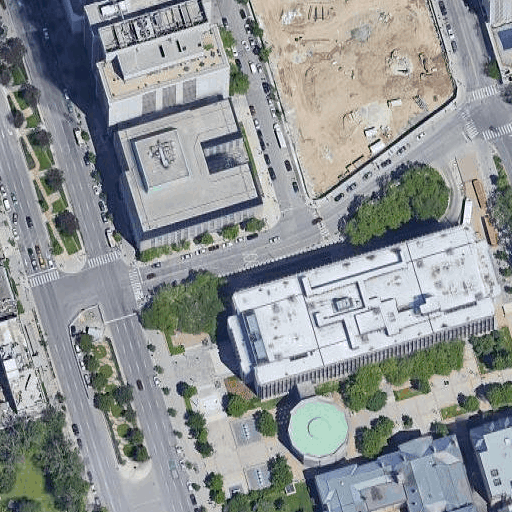
#> input picture data/images/toronto_0_0_sat.0_0.png, 512 x 512 px
$ python -i get_data.py   (imports and definitions only)   (older library calls are emulated)
#> lines starting #> are read from the running program, lines starting #| are printed output that depends on the picture; after the words box and inside, x2 and y2 are one past the last pixel; in counts of white or black regions, pixels touching at a corner belong together
import numpy as np
import cv2
import os,sys
from tqdm import tqdm
import argparse
from PIL import Image
import matplotlib.pyplot as plt
# [1 line not run here, left out]
plt.rcParams['figure.dpi'] = 300
parser = argparse.ArgumentParser()
# [8 lines not run here, left out]

# * * * * * * * * * *
# 方向注意力标签生成
# * * * * * * * * * *
# [68 lines left out: functions direction_process, batch_process, edge_extract, batch_edge_extract, not called in this run]
def draw(imgpath):
#> called with imgpath = 'images/toronto_0_0_sat.0_0.png'
    img = cv2.imread(imgpath)
#> img is the input picture: shape (512, 512, 3); mean B, G, R 148.7, 147.5, 142.9
    gray = cv2.cvtColor(img,cv2.COLOR_BGR2GRAY)
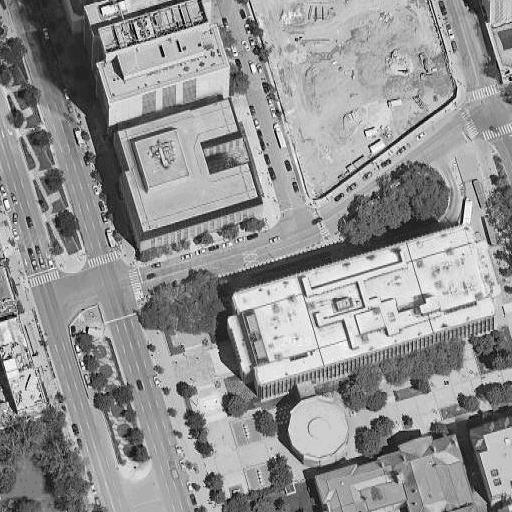
#> gray: shape (512, 512); min 2, max 254, mean 146.2
    gray = cv2.resize(gray,(512,512))
    ret, binary = cv2.threshold(gray,127,255,cv2.THRESH_BINARY)
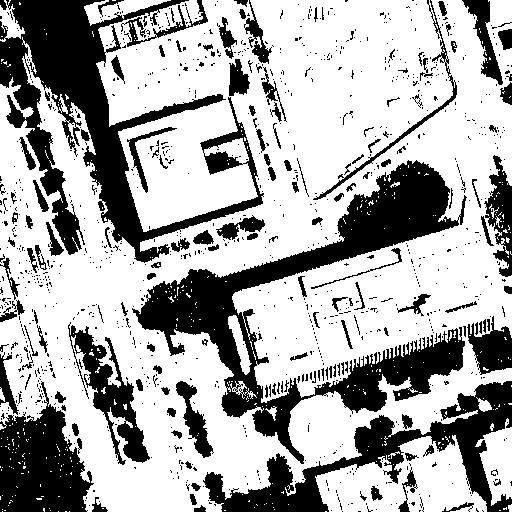
#> binary: shape (512, 512); 67.1% white; 1090 black regions (939 under 20 px)
    im2,contours, hierarchy = cv2.findContours(binary,cv2.RETR_TREE,cv2.CHAIN_APPROX_SIMPLE)
#> contours = 1861 contours, 1666 with area under 20; largest, box (x1, y1, x2, y2) and area: (0, 0, 512, 512) 202198, (131, 159, 466, 465) 25723, (315, 435, 487, 512) 7850, (67, 323, 151, 466) 3990, (475, 418, 512, 506) 1746
    cv2.drawContours(im2,contours,-1,(200,200,200),1)
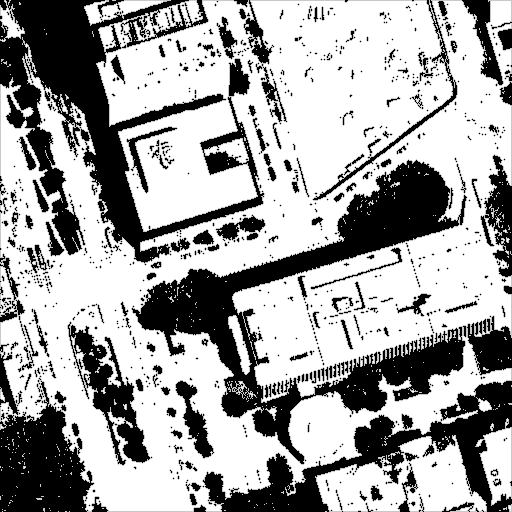
#> im2: shape (512, 512); 10% of pixels changed, all inside (x1, y1, x2, y2) = (0, 0, 512, 512)
    cv2.imwrite(imgpath,im2)
# [9 lines left out: function batch_draw, not called in this run]
# batch_edge_extract('/data/lxg/road/roadtracer/labels_pixel','/data/lxg/road/roadtracer/labels_edge')
# batch_draw('khartoum/labels_edge')

# * * * * * * * * * *
# 面域标签生成
# * * * * * * * * * *

class Grid_labels(object):
    # [100 lines left out: functions __init__, batch_seg, _read_label_list, _read_and_resize, _seg, _seg_mini and 2 more, not called in this run]


# * * * * * * * * * *
# 程序入口
# * * * * * * * * * *

# [13 lines not run here, left out]


>>> result = draw('images/toronto_0_0_sat.0_0.png')
